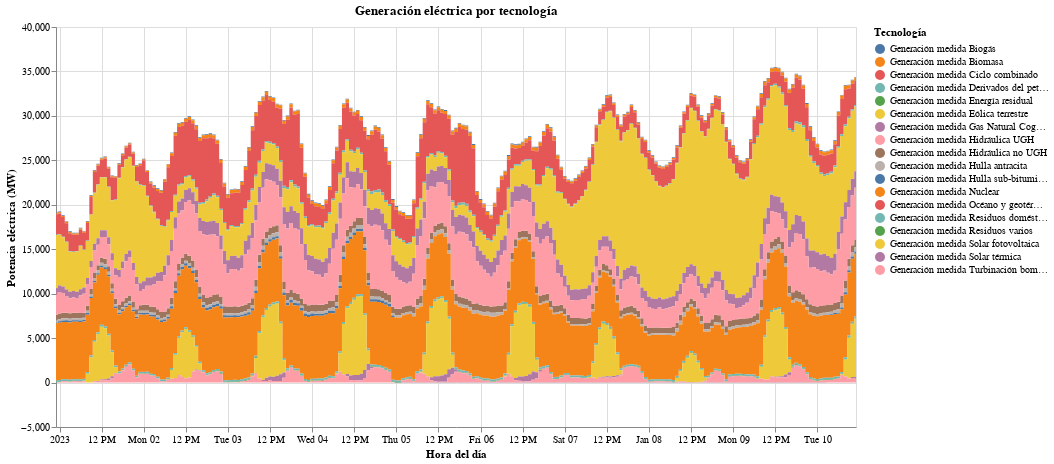

Notebook source saved alongside this figure:
### Code cell
# Generar un gráfico de área acumulada
alt.Chart(dummy2).mark_area(interpolate='step').encode(
    x=alt.X('datetime:T', title='Hora del día'),  # Eje X: Hora del día
    y=alt.Y('sum(value):Q', title='Potencia eléctrica (MW)'),  # Suma de potencia
    color=alt.Color('name:N', title='Tecnología')  # Diferenciar por tecnología
).properties(
    title='Generación eléctrica por tecnología',
    width=800,
    height=400
)

### Figure 1 — Vega-Lite specification as saved in the notebook (floating-point values rounded to 4 significant figures; data arrays with more than 128 entries replaced by an {"elided": "..."} marker saying what was removed)
{"config": {"view": {"continuousWidth": 300, "continuousHeight": 300}}, "data": {"name": "data-eb1688450131f468f9c9ee03c2920a93"}, "mark": {"type": "area", "interpolate": "step"}, "encoding": {"color": {"field": "name", "title": "Tecnología", "type": "nominal"}, "x": {"field": "datetime", "title": "Hora del día", "type": "temporal"}, "y": {"aggregate": "sum", "field": "value", "title": "Potencia eléctrica (MW)", "type": "quantitative"}}, "height": 400, "title": "Generación eléctrica por tecnología", "width": 800, "$schema": "https://vega.github.io/schema/vega-lite/v5.20.1.json", "datasets": {"data-eb1688450131f468f9c9ee03c2920a93": {"elided": "3991 records"}}}
